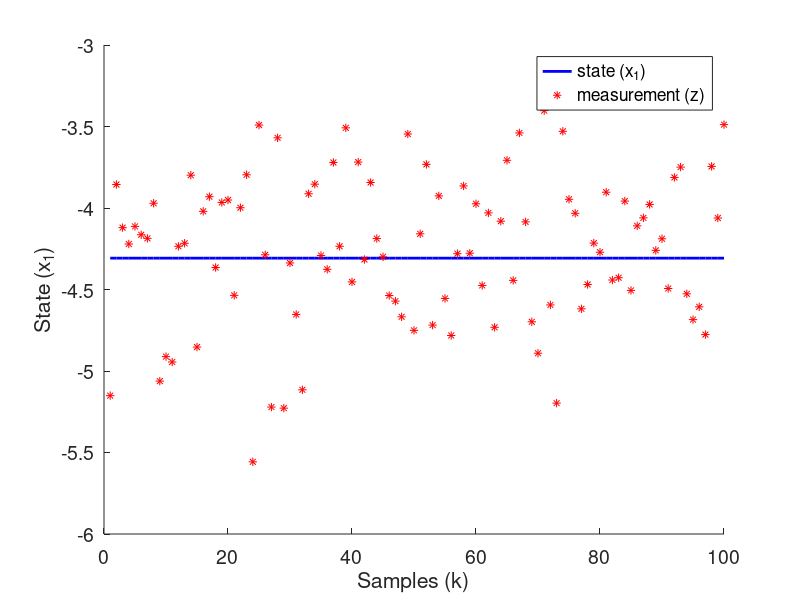

Here is the MATLAB script that generated this plot:
clear all
close all 
clc

% problem parameters
nSamples = 100; 
m0 = 0; 
P0 = 4;
PHI = 1; 
Q = 0; 
H = 1; 
R = 0.25;
[p,q] = size(PHI);   
[r,~] = size(R);
 
% simulate random process and generate sensor measurements
%rng('default')
randn('seed',0)
sqrtP0 = sqrt(P0); 
sqrtR = sqrt(R); 
sqrtQ = 0;
x = m0+sqrtP0*randn(p,1);
z = H*x+sqrtR*randn(r,1);
X = zeros(p,nSamples);  
Z = zeros(r,nSamples);
X(:,1) = x;  Z(:,1) = z;
for i=2:1:nSamples
    x = PHI*x+sqrtQ*randn(p,1);
    z = H*x+sqrtR*randn(r,1);
    X(:,i) = x;  Z(:,i) = z;
end

% plot simulated state and measurements
figure(1)
hold on
plot(1:nSamples, X, 'b','linewidth',2)
plot(1:nSamples, Z, 'r*')
xlabel('Samples (k)')
ylabel('State (x_1)')
legend('state (x_1)','measurement (z)')
set(gca,'fontsize',14)




